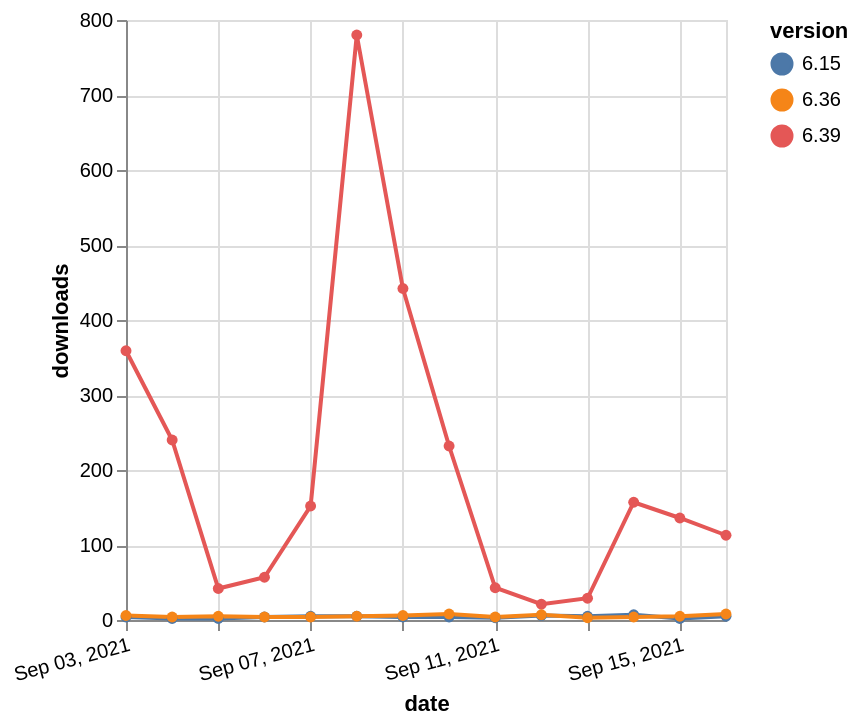

Vega-Lite specification for this chart:
### Vega-Lite specification from a JSON file in a GitHub repository (floating-point values rounded to 4 significant figures)
{"$schema": "https://vega.github.io/schema/vega-lite/v5.json", "description": "A simple bar chart with embedded data.", "data": {"values": [{"date": "2021-09-03", "total": 118797, "delta": 359, "version": "6.39"}, {"date": "2021-09-04", "total": 119037, "delta": 240, "version": "6.39"}, {"date": "2021-09-05", "total": 119079, "delta": 42, "version": "6.39"}, {"date": "2021-09-06", "total": 119136, "delta": 57, "version": "6.39"}, {"date": "2021-09-07", "total": 119288, "delta": 152, "version": "6.39"}, {"date": "2021-09-08", "total": 120068, "delta": 780, "version": "6.39"}, {"date": "2021-09-09", "total": 120510, "delta": 442, "version": "6.39"}, {"date": "2021-09-10", "total": 120742, "delta": 232, "version": "6.39"}, {"date": "2021-09-11", "total": 120785, "delta": 43, "version": "6.39"}, {"date": "2021-09-12", "total": 120806, "delta": 21, "version": "6.39"}, {"date": "2021-09-13", "total": 120835, "delta": 29, "version": "6.39"}, {"date": "2021-09-14", "total": 120992, "delta": 157, "version": "6.39"}, {"date": "2021-09-15", "total": 121128, "delta": 136, "version": "6.39"}, {"date": "2021-09-16", "total": 121241, "delta": 113, "version": "6.39"}, {"date": "2021-09-03", "total": 38131, "delta": 4, "version": "6.15"}, {"date": "2021-09-04", "total": 38133, "delta": 2, "version": "6.15"}, {"date": "2021-09-05", "total": 38135, "delta": 2, "version": "6.15"}, {"date": "2021-09-06", "total": 38139, "delta": 4, "version": "6.15"}, {"date": "2021-09-07", "total": 38144, "delta": 5, "version": "6.15"}, {"date": "2021-09-08", "total": 38149, "delta": 5, "version": "6.15"}, {"date": "2021-09-09", "total": 38153, "delta": 4, "version": "6.15"}, {"date": "2021-09-10", "total": 38157, "delta": 4, "version": "6.15"}, {"date": "2021-09-11", "total": 38160, "delta": 3, "version": "6.15"}, {"date": "2021-09-12", "total": 38166, "delta": 6, "version": "6.15"}, {"date": "2021-09-13", "total": 38171, "delta": 5, "version": "6.15"}, {"date": "2021-09-14", "total": 38178, "delta": 7, "version": "6.15"}, {"date": "2021-09-15", "total": 38180, "delta": 2, "version": "6.15"}, {"date": "2021-09-16", "total": 38185, "delta": 5, "version": "6.15"}, {"date": "2021-09-03", "total": 18552, "delta": 6, "version": "6.36"}, {"date": "2021-09-04", "total": 18556, "delta": 4, "version": "6.36"}, {"date": "2021-09-05", "total": 18561, "delta": 5, "version": "6.36"}, {"date": "2021-09-06", "total": 18565, "delta": 4, "version": "6.36"}, {"date": "2021-09-07", "total": 18569, "delta": 4, "version": "6.36"}, {"date": "2021-09-08", "total": 18574, "delta": 5, "version": "6.36"}, {"date": "2021-09-09", "total": 18580, "delta": 6, "version": "6.36"}, {"date": "2021-09-10", "total": 18588, "delta": 8, "version": "6.36"}, {"date": "2021-09-11", "total": 18592, "delta": 4, "version": "6.36"}, {"date": "2021-09-12", "total": 18599, "delta": 7, "version": "6.36"}, {"date": "2021-09-13", "total": 18602, "delta": 3, "version": "6.36"}, {"date": "2021-09-14", "total": 18606, "delta": 4, "version": "6.36"}, {"date": "2021-09-15", "total": 18611, "delta": 5, "version": "6.36"}, {"date": "2021-09-16", "total": 18619, "delta": 8, "version": "6.36"}]}, "width": "container", "mark": {"type": "line", "point": {"filled": true}}, "encoding": {"x": {"field": "date", "type": "temporal", "timeUnit": "yearmonthdate", "title": "date", "axis": {"labelAngle": -15}}, "y": {"field": "delta", "type": "quantitative", "title": "downloads"}, "color": {"field": "version", "type": "nominal"}, "tooltip": {"field": "delta"}}}
